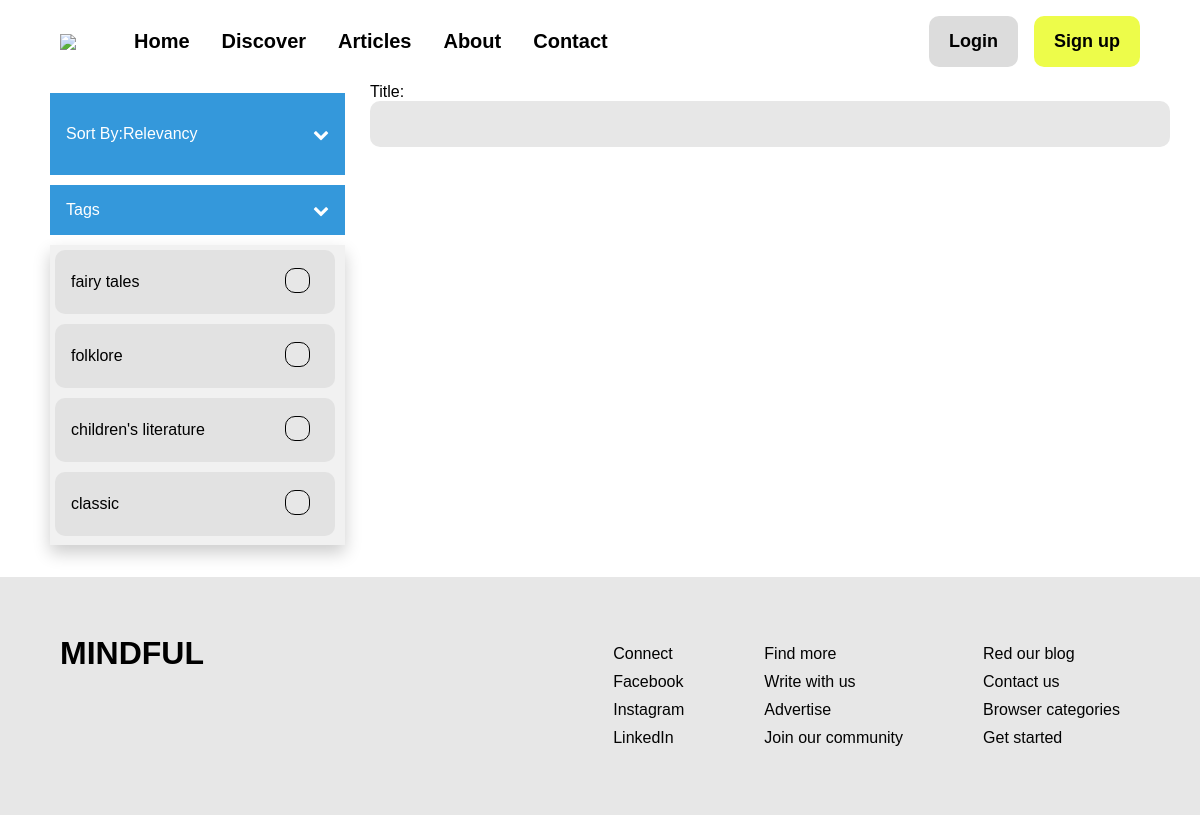
Page /test.php on the committed database.
### tables this page shows
CREATE TABLE tags(
  tag_id INT NOT NULL AUTO_INCREMENT,
  tag_name VARCHAR(200) NOT NULL,
  PRIMARY KEY(tag_id)
);

### classes/tags.php (called while the page is built, shortened)
<?php
require_once("classes/utils.php");
class Tags{
    public static function getAllTags(){
        $conn = Connection::connect();
        $stmt = $conn->prepare(SQL::$getAllTags);
        $stmt->execute();
        $tags = $stmt->fetchAll();
        return $tags;
    }
}

### classes/utils.php (called while the page is built, shortened)
<?php
class Utils {
  public static function escape($input) {
    return trim(htmlspecialchars($input));
  }
}

### components/tag-row.php (the view)
<div class="tagContainer">
    <button class="button-blank"><?php echo $tagName; ?></button>
    <div class="checkContainer">
        <input name="<?php echo $tagName; ?>"  class="tagBox" type="checkbox" id="myCheck" onclick="tickTag()">
    </div>
</div>

### classes/components.php (shortened to what this page needs)
<?php
class Components {
    public static function pageHeader($pageTitle, $stylesheets, $scripts){
        require("components/header.php");
    }
    public static function pageFooter(){
        require("components/footer.php");
    }
    public static function allTags($tags){
        if(!empty($tags)){
            foreach($tags as $tag){
                $tagName =  Utils::escape($tag["tag_name"]);
                require("components/tag-row.php");
            }
        } else {
            require("components/no-orders-found.php");
        }
    }
}

### css/style.css (style rules this page uses)
* { box-sizing: border-box; }
html { height: 100%; }
body { margin: 0; display: flex; min-height: 100vh; min-width: 320px; flex-direction: column; }
body, button, input, textarea, select { font-family: "Arial", "Helvetica", sans-serif; font-size: 16px; }
.button-blank { background-color: rgba(255, 255, 255, 0); border: none; padding: 8px 16px; }
input, textarea { border: none; background-color: #E7E7E7ff; border-radius: 10px; }
input:not(input.button) { margin-bottom: 16px; padding: 14px; width: 100%; }
.tagBox { width: 25px !important; height: 25px; margin: 0 25px 0 10px !important; -webkit-appearance: none; border:#000 solid 1px; padding: 0 !important; }
@media screen and (min-width: 950px) { body, html { overflow-x: hidden; } }
@media screen and (min-width: 950px) { .tagBox, .tags-container .button-blank { display: inline; } }
@media screen and (min-width: 950px) { .tagContainer { display: flex; justify-content: space-between; align-items: center; margin:5px; padding: 15px 0; background-color: rgb(226, 226, 226); border-radius: 10px; width: 95%; } }

### rows in the picture
tags: tag_name "fairy tales"
tags: tag_name "folklore"
tags: tag_name "children's literature"
tags: tag_name "classic"
